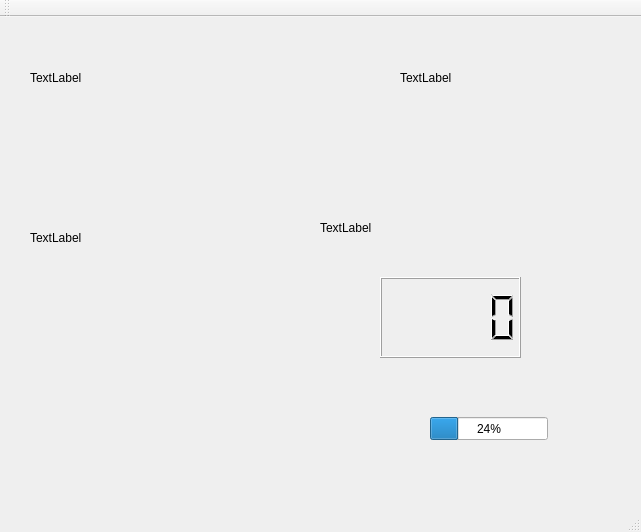
<?xml version="1.0" encoding="UTF-8"?>
<ui version="4.0">
 <class>MainWindow</class>
 <widget class="QMainWindow" name="MainWindow">
  <property name="geometry">
   <rect>
    <x>0</x>
    <y>0</y>
    <width>641</width>
    <height>532</height>
   </rect>
  </property>
  <property name="windowTitle">
   <string>MainWindow</string>
  </property>
  <widget class="QWidget" name="centralWidget">
   <widget class="QLabel" name="labelText">
    <property name="geometry">
     <rect>
      <x>30</x>
      <y>20</y>
      <width>161</width>
      <height>81</height>
     </rect>
    </property>
    <property name="text">
     <string>TextLabel</string>
    </property>
   </widget>
   <widget class="QLabel" name="labelImage">
    <property name="geometry">
     <rect>
      <x>400</x>
      <y>20</y>
      <width>161</width>
      <height>81</height>
     </rect>
    </property>
    <property name="text">
     <string>TextLabel</string>
    </property>
   </widget>
   <widget class="QLabel" name="labelUrl">
    <property name="geometry">
     <rect>
      <x>320</x>
      <y>170</y>
      <width>161</width>
      <height>81</height>
     </rect>
    </property>
    <property name="text">
     <string>TextLabel</string>
    </property>
   </widget>
   <widget class="QLabel" name="labelMovie">
    <property name="geometry">
     <rect>
      <x>30</x>
      <y>110</y>
      <width>271</width>
      <height>221</height>
     </rect>
    </property>
    <property name="text">
     <string>TextLabel</string>
    </property>
   </widget>
   <widget class="QLCDNumber" name="lcdNumber">
    <property name="geometry">
     <rect>
      <x>380</x>
      <y>260</y>
      <width>141</width>
      <height>81</height>
     </rect>
    </property>
   </widget>
   <widget class="QProgressBar" name="progressBar">
    <property name="geometry">
     <rect>
      <x>430</x>
      <y>400</y>
      <width>118</width>
      <height>23</height>
     </rect>
    </property>
    <property name="value">
     <number>24</number>
    </property>
   </widget>
  </widget>
  <widget class="QMenuBar" name="menuBar">
   <property name="geometry">
    <rect>
     <x>0</x>
     <y>0</y>
     <width>641</width>
     <height>19</height>
    </rect>
   </property>
  </widget>
  <widget class="QToolBar" name="mainToolBar">
   <attribute name="toolBarArea">
    <enum>TopToolBarArea</enum>
   </attribute>
   <attribute name="toolBarBreak">
    <bool>false</bool>
   </attribute>
  </widget>
  <widget class="QStatusBar" name="statusBar"/>
 </widget>
 <layoutdefault spacing="6" margin="11"/>
 <resources/>
 <connections/>
</ui>
